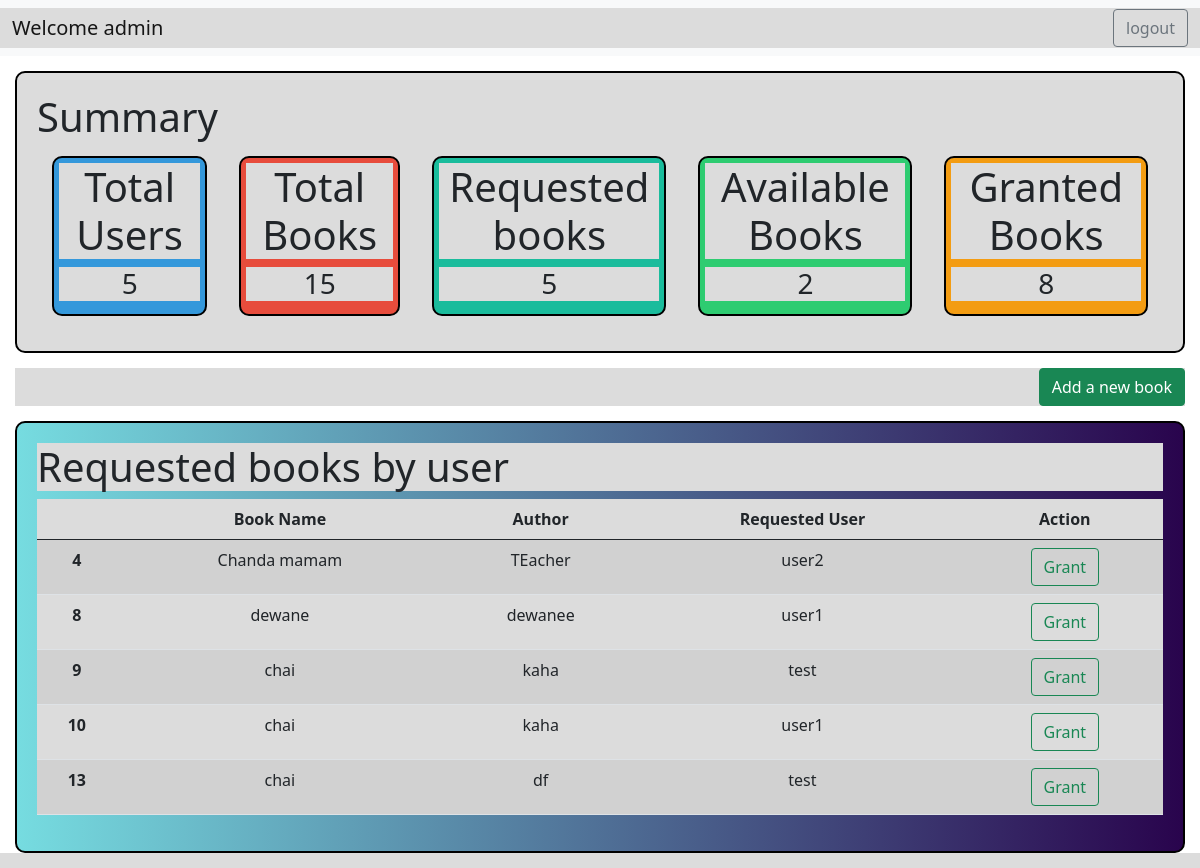
/admin_dashboard/2, run on the app's committed database.
### application/models.py (models this page shows)
class User(db.Model):
    id = db.Column(db.Integer, primary_key = True)
    email = db.Column(db.String(),unique = True, nullable = False)
    username = db.Column(db.String(), unique = True, nullable = False)
    password = db.Column (db.String(), nullable = False)
    type = db.Column (db.String(),default ="general")
    ebooks = db.relationship('Ebook', backref = 'bearer')

class Ebook(db.Model):
    id = db.Column(db.Integer, primary_key = True)
    b_name = db.Column(db.String(), nullable = False)
    author = db.Column(db.String(), nullable = False)
    b_url = db.Column(db.String(), nullable = True)
    status = db.Column(db.String(), default = "Available")
    user_id = db.Column(db.Integer, db.ForeignKey('user.id'), nullable = True)

### application/controllers.py (the view)
@app.route("/admin_dashboard/<int:user_id>", methods=["GET"])
def admin_dashboard(user_id):
    this_user = User.query.filter_by(id=int(user_id)).first()
    e_books = Ebook.query.filter_by(status="Requested").all()
    A_books = Ebook.query.filter_by(status="Available").all()
    G_books = Ebook.query.filter_by(status="Granted").all()
    e_users = User.query.filter_by(type="general").all()
    Etotal_users = Ebook.query.all()
    return render_template("admin_dashboard.html", user=this_user, admin_total_ebooks=Etotal_users, admin_books=e_books,admin_users = e_users, admin_a_book=A_books,admin_g_book = G_books)

### templates/admin_dashboard.html (shortened to what this page needs)
<!DOCTYPE html>
<html lang="en">
<head>
    <link href="https://cdn.jsdelivr.net/npm/bootstrap@5.0.2/dist/css/bootstrap.min.css" rel="stylesheet"
>
    <link rel="stylesheet" href="../static/style.css">
</head>
<body>
    <div class="sign_in">
        <nav class="navbar navbar-expand-lg navbar-light bg-light">
            <div class="container-fluid">
                <a class="navbar-brand" href="#">Welcome {{user.username}}</a>
                <div class="d-flex">
                    <a class="btn btn-outline-secondary" href="/login">logout</a>
                </div>
            </div>
        </nav>
    </div>
    <div class="summary_head ">
        <h1> Summary </h1>
        <div class="summary ">
            <div class="individual_summary ">
                <h1>Total Users</h1>
                <h3>{{admin_users | length}}</h3>
            </div>
            <div class="individual_summary ">
                <h1>Total Books</h1>
                <h3>{{admin_total_ebooks | length}}</h3>
            </div>
            <div class="individual_summary">
                <h1>Requested books</h1>
                <h3>{{admin_books | length}}</h3>
            </div>
            <div class="individual_summary">
                <h1>Available Books</h1>
                <h3>{{admin_a_book | length}}</h3>
            </div>
            <div class="individual_summary">
                <h1>Granted Books</h1>
                <h3>{{admin_g_book | length}}</h3>
            </div>
        </div>
    </div>
    <div id="book_button">
        <a href="/create_eb" class="btn btn-success">Add a new book</a>
    </div>
    <div class=" req_books_admin content_main">
        <h1> Requested books by user </h1>
        <div id="content">
            <table class="table table-striped table-hover">
                <thead>
                    <tr>
                        <th scope="col">{{ID}}</th>
                        <th scope="col">Book Name</th>
                        <th scope="col">Author</th>
                        <th scope="col">Requested User</th>
                        <th scope="col">Action</th>
                    </tr>
                </thead>
                <tbody>
                    {% for admin_book in admin_books%}
                    <tr>
                        <th scope="row">{{admin_book.id}}</th>
                        <td>{{admin_book.b_name}}</td>
                        <td>{{admin_book.author}}</td>
                        {% for admin_user in admin_users %}
                        {% if admin_user.id == admin_book.user_id %}
                        <td>{{ admin_user.username }}</td>
                        {% endif %}
                        {% endfor %}
                        <td>
                            <a href="{{ url_for('grant_permission', user_id=user.id, book_id=admin_book.id, customer_user_id=admin_book.user_id) }}"
                                class="btn btn-outline-success">Grant</a>
                        </td>
                    </tr>
                    {% endfor %}
                </tbody>
            </table>
        </div>
    </div>
</body>
</html>

### static/style.css (style rules this page uses)
* { margin: 0px; padding: 0px; background-color: gainsboro; }
.content_main { border: 2px solid black; border-radius: 10px; margin: 15px; padding: 20px; }
.summary { display: flex; flex-direction: row; justify-content: space-evenly; align-items: center; text-align: center; gap: 2rem; margin: 15px; }
.summary_head { border: 2px solid black; border-radius: 10px; margin: 15px; padding: 20px; }
.individual_summary { padding: 5px; border: 2px solid black; border-radius: 10px; }
.req_books_admin { background: linear-gradient(90deg, #76dce0 0%, #29044d 100%); }
#content { text-align: center; }
#book_button { margin: 15px; text-align: right; }
.individual_summary:nth-child(1) { background-color: #3498db; }
.individual_summary:nth-child(2) { background-color: #e74c3c; }
.individual_summary:nth-child(3) { background-color: #1abc9c; }
.individual_summary:nth-child(4) { background-color: #2ecc71; }
.individual_summary:nth-child(5) { background-color: #f39c12; }

### data on the page
User: username "admin"
Ebook: id "4", b_name "Chanda mamam", author "TEacher"
User: username "user2"
Ebook: id "8", b_name "dewane", author "dewanee"
User: username "user1"
Ebook: id "9", b_name "chai", author "kaha"
User: username "test"
Ebook: id "10", b_name "chai", author "kaha"
Ebook: id "13", b_name "chai", author "df"

### other printed values
{{ admin_users | length }} "5"
{{ admin_total_ebooks | length }} "15"
{{ admin_books | length }} "5"
{{ admin_a_book | length }} "2"
{{ admin_g_book | length }} "8"
